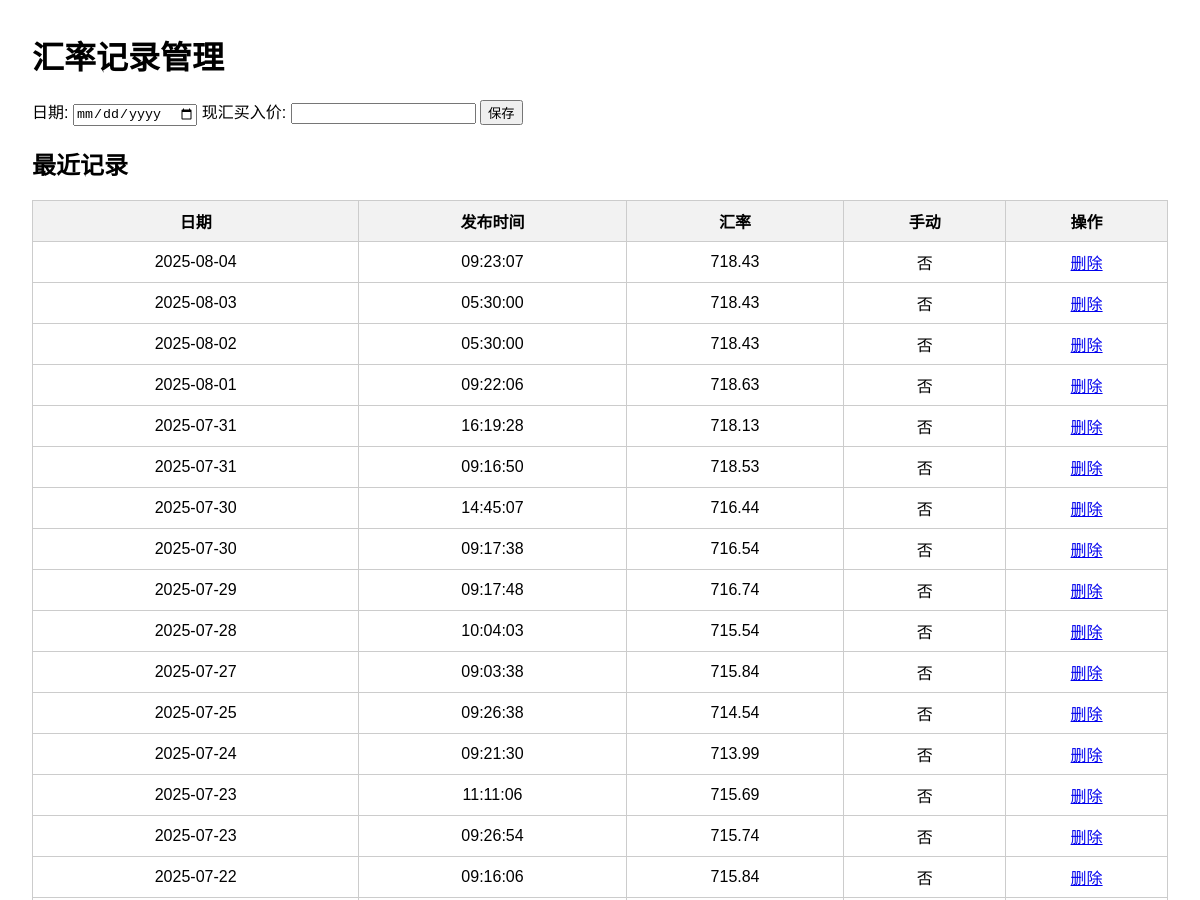
/admin (upper part), run on an earlier commit of the app's database.
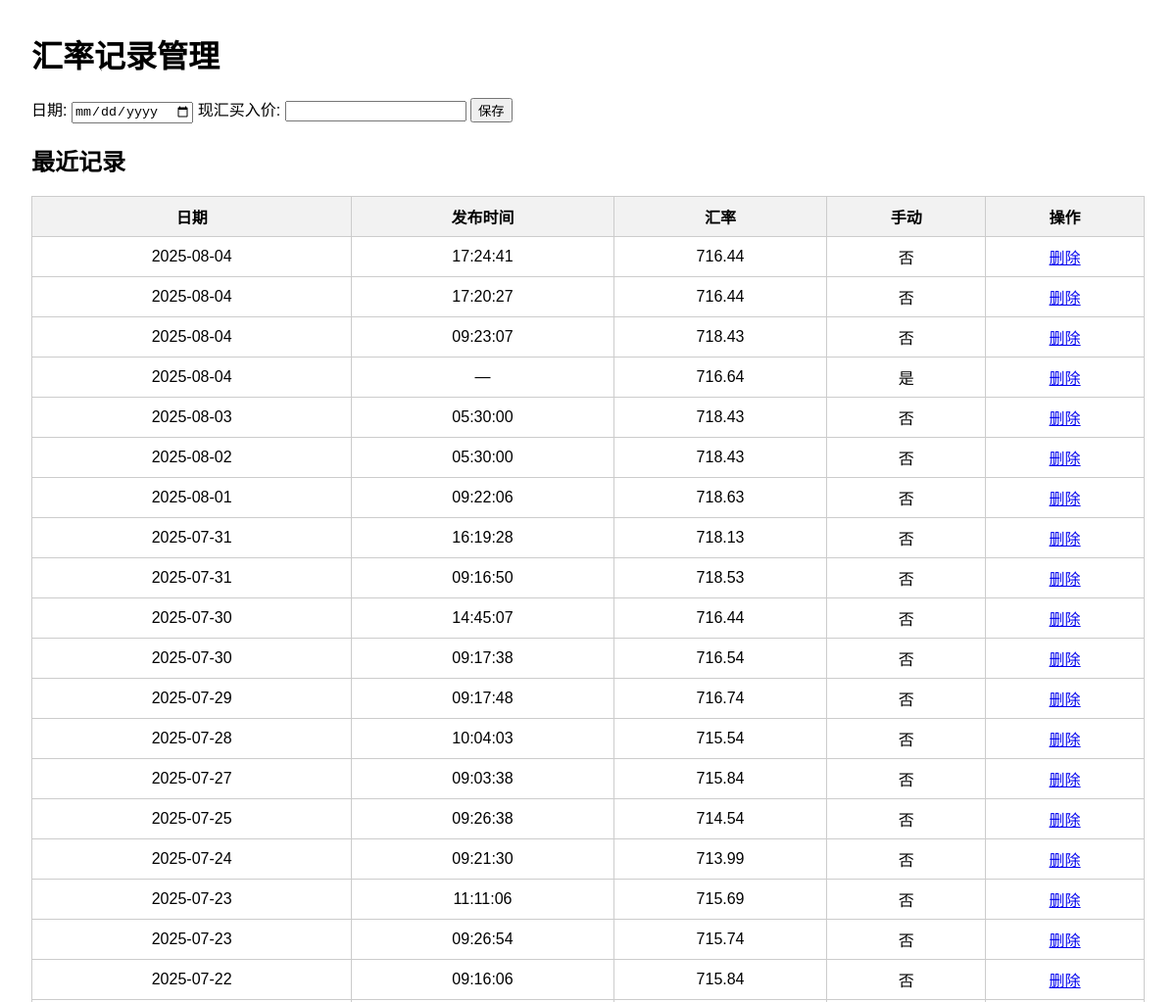
And on a later commit of the database.
### tables this page shows
CREATE TABLE rates (
    id INTEGER PRIMARY KEY AUTOINCREMENT,
    date TEXT,
    pub_time TEXT,
    rate REAL,
    manual_flag INTEGER DEFAULT 0
);

### app.py (the view)
@app.route('/admin', methods=['GET'])
def admin():
    conn = sqlite3.connect(app.config['DB_PATH'])
    c = conn.cursor()
    c.execute('SELECT id, date, pub_time, rate, manual_flag FROM rates ORDER BY date DESC, pub_time DESC')
    rows = c.fetchall()
    conn.close()
    return render_template('admin.html', rows=rows)

### templates/admin.html (shortened to what this page needs)
<!DOCTYPE html>
<html lang="zh-CN">
<head>
</head>
<body>
  <h1>汇率记录管理</h1>
  <form method="post" action="/admin/add">
    <label>
      日期:
      <input type="date" name="date" required>
    </label>
    <label>
      现汇买入价:
      <input type="number" step="0.0001" name="rate" required>
    </label>
    <button type="submit">保存</button>
  </form>
  <h2>最近记录</h2>
  <table>
    <thead>
      <tr>
        <th>日期</th>
        <th>发布时间</th>
        <th>汇率</th>
        <th>手动</th>
        <th>操作</th>
      </tr>
    </thead>
    <tbody>
      {% for id, d, pt, r, m in rows %}
      <tr>
        <td>{{ d }}</td>
        <td>{{ pt if pt else '—' }}</td>
        <td>{{ r }}</td>
        <td>{{ '是' if m else '否' }}</td>
        <td>
          <a href="/admin/delete/{{ id }}" onclick="return confirm('确认删除?')">删除</a>
        </td>
      </tr>
      {% endfor %}
    </tbody>
  </table>
</body>
</html>

### templates/admin.html (style rules this page uses)
body { font-family: Arial, sans-serif; margin: 2em; }
table { border-collapse: collapse; width: 100%; }
th, td { border: 1px solid #ccc; padding: 8px; text-align: center; }
th { background-color: #f2f2f2; }
form { margin-bottom: 1em; }

What changed in the data, as far as the page shows it:
added rates: date "2025-08-04", pub_time "17:24:41", rate "716.44", manual_flag "否"
added rates: date "2025-08-04", pub_time "17:20:27", rate "716.44", manual_flag "否"
added rates: date "2025-08-04", pub_time "—", rate "716.64", manual_flag "是"
